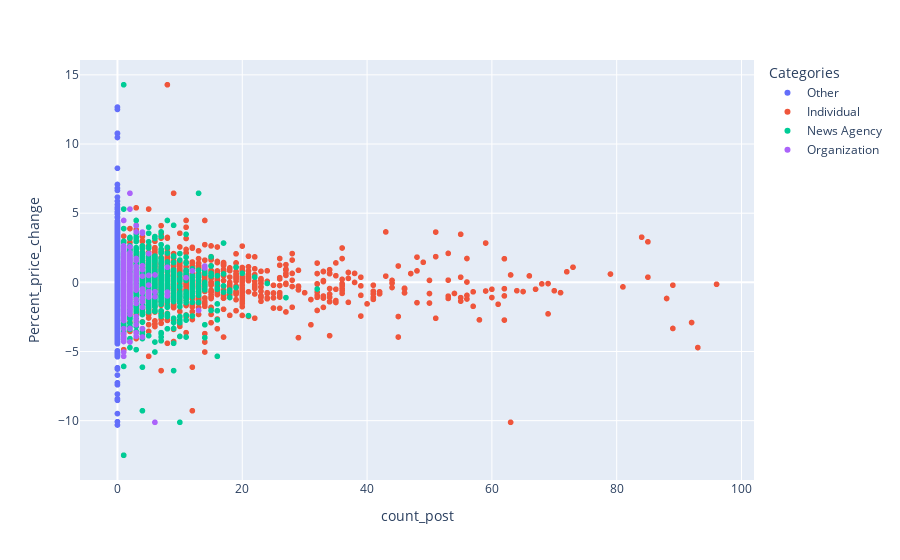

Notebook code cell kept with this figure:
### Code cell
px.scatter(final_data, x = 'count_post', y = 'Percent_price_change',hover_data=["symbols",'Date'], color = 'Categories')

### Figure 1 — Plotly figure (JSON) as saved in the notebook; plotly's stock layout.template omitted (floating-point values rounded to 4 significant figures; data arrays with more than 128 entries replaced by an {"elided": "..."} marker saying what was removed)
{"data": [{"customdata": {"elided": "2373x2 str values"}, "hovertemplate": "Categories=Other<br>count_post=%{x}<br>Percent_price_change=%{y}<br>symbols=%{customdata[0]}<br>Date=%{customdata[1]}<extra></extra>", "legendgroup": "Other", "marker": {"color": "#636efa", "symbol": "circle"}, "mode": "markers", "name": "Other", "showlegend": true, "type": "scattergl", "x": {"elided": "2373 int values"}, "xaxis": "x", "y": {"elided": "2373 float values"}, "yaxis": "y"}, {"customdata": {"elided": "1585x2 str values"}, "hovertemplate": "Categories=Individual<br>count_post=%{x}<br>Percent_price_change=%{y}<br>symbols=%{customdata[0]}<br>Date=%{customdata[1]}<extra></extra>", "legendgroup": "Individual", "marker": {"color": "#EF553B", "symbol": "circle"}, "mode": "markers", "name": "Individual", "showlegend": true, "type": "scattergl", "x": {"elided": "1585 int values"}, "xaxis": "x", "y": {"elided": "1585 float values"}, "yaxis": "y"}, {"customdata": {"elided": "1392x2 str values"}, "hovertemplate": "Categories=News Agency<br>count_post=%{x}<br>Percent_price_change=%{y}<br>symbols=%{customdata[0]}<br>Date=%{customdata[1]}<extra></extra>", "legendgroup": "News Agency", "marker": {"color": "#00cc96", "symbol": "circle"}, "mode": "markers", "name": "News Agency", "showlegend": true, "type": "scattergl", "x": {"elided": "1392 int values"}, "xaxis": "x", "y": {"elided": "1392 float values"}, "yaxis": "y"}, {"customdata": {"elided": "542x2 str values"}, "hovertemplate": "Categories=Organization<br>count_post=%{x}<br>Percent_price_change=%{y}<br>symbols=%{customdata[0]}<br>Date=%{customdata[1]}<extra></extra>", "legendgroup": "Organization", "marker": {"color": "#ab63fa", "symbol": "circle"}, "mode": "markers", "name": "Organization", "showlegend": true, "type": "scattergl", "x": {"elided": "542 int values"}, "xaxis": "x", "y": {"elided": "542 float values"}, "yaxis": "y"}], "layout": {"legend": {"title": {"text": "Categories"}, "tracegroupgap": 0}, "margin": {"t": 60}, "xaxis": {"anchor": "y", "domain": [0, 1], "title": {"text": "count_post"}}, "yaxis": {"anchor": "x", "domain": [0, 1], "title": {"text": "Percent_price_change"}}}}
